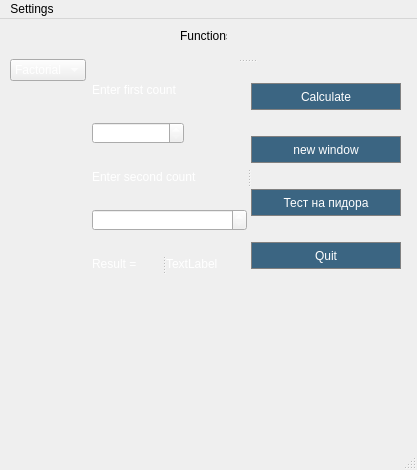
<?xml version="1.0" encoding="UTF-8"?>
<ui version="4.0">
 <class>function</class>
 <widget class="QMainWindow" name="function">
  <property name="geometry">
   <rect>
    <x>0</x>
    <y>0</y>
    <width>417</width>
    <height>470</height>
   </rect>
  </property>
  <property name="windowTitle">
   <string>MainWindow</string>
  </property>
  <widget class="QWidget" name="centralwidget">
   <widget class="QLabel" name="label">
    <property name="geometry">
     <rect>
      <x>180</x>
      <y>10</y>
      <width>47</width>
      <height>13</height>
     </rect>
    </property>
    <property name="text">
     <string>Functions</string>
    </property>
   </widget>
   <widget class="QWidget" name="horizontalLayoutWidget">
    <property name="geometry">
     <rect>
      <x>10</x>
      <y>40</y>
      <width>391</width>
      <height>231</height>
     </rect>
    </property>
    <layout class="QHBoxLayout" name="horizontalLayout">
     <item>
      <layout class="QVBoxLayout" name="verticalLayout">
       <item>
        <widget class="QComboBox" name="comboBox">
         <property name="styleSheet">
          <string notr="true">color: white;</string>
         </property>
         <item>
          <property name="text">
           <string>Factorial</string>
          </property>
         </item>
        </widget>
       </item>
       <item>
        <spacer name="verticalSpacer">
         <property name="orientation">
          <enum>Qt::Vertical</enum>
         </property>
         <property name="sizeHint" stdset="0">
          <size>
           <width>20</width>
           <height>40</height>
          </size>
         </property>
        </spacer>
       </item>
      </layout>
     </item>
     <item>
      <widget class="QSplitter" name="splitter_5">
       <property name="orientation">
        <enum>Qt::Horizontal</enum>
       </property>
       <widget class="QSplitter" name="splitter_4">
        <property name="orientation">
         <enum>Qt::Vertical</enum>
        </property>
        <widget class="QSplitter" name="splitter_3">
         <property name="orientation">
          <enum>Qt::Horizontal</enum>
         </property>
        </widget>
        <widget class="QSplitter" name="splitter">
         <property name="orientation">
          <enum>Qt::Horizontal</enum>
         </property>
         <widget class="QWidget" name="verticalLayoutWidget">
          <property name="styleSheet">
           <string notr="true">QLabel {
  color: white; 
}

</string>
          </property>
          <layout class="QVBoxLayout" name="verticalLayout_3">
           <item>
            <widget class="QLabel" name="situation_arg1">
             <property name="styleSheet">
              <string notr="true">QLabel {
  color: white; 
}


</string>
             </property>
             <property name="text">
              <string>Enter first count</string>
             </property>
            </widget>
           </item>
           <item>
            <widget class="QSpinBox" name="first_count">
             <property name="maximumSize">
              <size>
               <width>92</width>
               <height>22</height>
              </size>
             </property>
             <property name="mouseTracking">
              <bool>true</bool>
             </property>
             <property name="styleSheet">
              <string notr="true">QLabel {
  color: white; 
}
QSpinBox {
color: white;
}

</string>
             </property>
             <property name="maximum">
              <number>999999999</number>
             </property>
             <property name="singleStep">
              <number>10</number>
             </property>
            </widget>
           </item>
           <item>
            <widget class="QLabel" name="situation_arg2">
             <property name="styleSheet">
              <string notr="true">QLabel {
  color: white; 
}

</string>
             </property>
             <property name="text">
              <string>Enter second count</string>
             </property>
            </widget>
           </item>
           <item>
            <widget class="QSpinBox" name="second_count">
             <property name="styleSheet">
              <string notr="true">QSpinBox {
color: white;
}
</string>
             </property>
            </widget>
           </item>
           <item>
            <widget class="QSplitter" name="splitter_2">
             <property name="enabled">
              <bool>true</bool>
             </property>
             <property name="styleSheet">
              <string notr="true">QLabel {
  color: white; 
}

</string>
             </property>
             <property name="orientation">
              <enum>Qt::Horizontal</enum>
             </property>
             <widget class="QLabel" name="INFO">
              <property name="styleSheet">
               <string notr="true">QPushButton {
  background-color: #3B6582;
  color: white; 
 width:  100px;
 height: 25px;
  border: 1px solid gray;
}


QPushButton:hover {
    background-color: #E1E8EE;

}
QPushButton:pressed {  background-color rgb(220, 116, 45) 
}</string>
              </property>
              <property name="text">
               <string>Result =</string>
              </property>
             </widget>
             <widget class="QLabel" name="printf_result">
              <property name="maximumSize">
               <size>
                <width>100</width>
                <height>16777215</height>
               </size>
              </property>
              <property name="styleSheet">
               <string notr="true">QPushButton {
  background-color: #3B6582;
  color: white; 
 width:  100px;
 height: 25px;
  border: 1px solid gray;
}


QPushButton:hover {
    background-color: #E1E8EE;

}
QPushButton:pressed {  background-color rgb(220, 116, 45) 
}</string>
              </property>
              <property name="text">
               <string>TextLabel</string>
              </property>
             </widget>
            </widget>
           </item>
          </layout>
         </widget>
         <widget class="QWidget" name="verticalLayoutWidget_2">
          <layout class="QVBoxLayout" name="verticalLayout_2">
           <item>
            <widget class="QPushButton" name="consider">
             <property name="enabled">
              <bool>true</bool>
             </property>
             <property name="styleSheet">
              <string notr="true">QPushButton {
  background-color: #3B6582;
  color: white; 
 width:  100px;
 height: 25px;
  border: 1px solid gray;
}


QPushButton:hover {
    background-color: #E1E8EE;
color: black;
}
QPushButton:pressed {  background-color rgb(220, 116, 45) 
}</string>
             </property>
             <property name="text">
              <string>Сalculate</string>
             </property>
            </widget>
           </item>
           <item>
            <widget class="QPushButton" name="pushButton_2">
             <property name="styleSheet">
              <string notr="true">QPushButton {
  background-color: #3B6582;
  color: white; 
 width:  100px;
 height: 25px;
  border: 1px solid gray;
}


QPushButton:hover {
    background-color: #E1E8EE;
color: black;
}
QPushButton:pressed {  background-color rgb(220, 116, 45) 
}</string>
             </property>
             <property name="text">
              <string>new window</string>
             </property>
            </widget>
           </item>
           <item>
            <widget class="QPushButton" name="test_na_tebya">
             <property name="enabled">
              <bool>true</bool>
             </property>
             <property name="styleSheet">
              <string notr="true">QPushButton {
  background-color: #3B6582;
  color: white; 
 width:  100px;
 height: 25px;
  border: 1px solid gray;
}


QPushButton:hover {
    background-color: #E1E8EE;
color: black;
}
QPushButton:pressed {  background-color rgb(220, 116, 45) 
}</string>
             </property>
             <property name="text">
              <string>Тест на пидора</string>
             </property>
            </widget>
           </item>
           <item>
            <widget class="QPushButton" name="quit">
             <property name="enabled">
              <bool>true</bool>
             </property>
             <property name="styleSheet">
              <string notr="true">QPushButton {
  background-color: #3B6582;
  color: white; 
 width:  100px;
 height: 25px;
  border: 1px solid gray;
}


QPushButton:hover {
    background-color: #E1E8EE;
color: black;
}
QPushButton:pressed {  background-color rgb(220, 116, 45) 
}</string>
             </property>
             <property name="text">
              <string>Quit</string>
             </property>
            </widget>
           </item>
          </layout>
         </widget>
        </widget>
       </widget>
      </widget>
     </item>
    </layout>
   </widget>
  </widget>
  <widget class="QMenuBar" name="menubar">
   <property name="geometry">
    <rect>
     <x>0</x>
     <y>0</y>
     <width>417</width>
     <height>20</height>
    </rect>
   </property>
   <widget class="QMenu" name="menuSettings">
    <property name="title">
     <string>Settings</string>
    </property>
   </widget>
   <addaction name="menuSettings"/>
  </widget>
  <widget class="QStatusBar" name="statusbar"/>
 </widget>
 <resources/>
 <connections/>
</ui>
